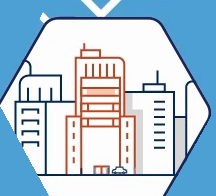
#> input picture video/.claude/rounds/work/clsnet/gen9/crop_mbHexBank.png, 216 x 196 px, given in place of src_3162.png, which was not available
$ python mbtrace.py
#> lines starting #> are read from the running program, lines starting #| are printed output that depends on the picture; after the words box and inside, x2 and y2 are one past the last pixel; in counts of white or black regions, pixels touching at a corner belong together; pictures that were not available may be replaced by others from this repository, and a replacement may not be noted
#!/usr/bin/env python3
"""Re-trace the 7 mbadge (second-map) hexes at native display scale from the
clean settled frame regular_0254 (f3162 — all hexes drawn, NO badges).

For each hex: crop the hex bbox centred on the measured centre, paint everything
outside the hexagon polygon to background-blue (kills map-line + neighbour
intrusions at the rectangular corners), then hand the masked crop to trace.py.
Result: correct second-map building content at true native size (~215x190),
badge region left intact (the DOM badge composites over it, same as the ref).
"""
import json
import os
import subprocess
import sys

import numpy as np
from PIL import Image, ImageDraw

HERE = os.path.dirname(os.path.abspath(__file__))
SRC = os.path.join(HERE, "src_3162.png")
STORE = os.path.join(HERE, "..", "art-store.json")
TRACE = os.path.join(HERE, "..", "trace.py")
BLUE = (76, 160, 211)

# measured centres (navy-border + coverage solve, gen9)
HEXES = [
    ("mbHexHeli", 386, 410),
    ("mbHexOffice", 662, 248),
    ("mbHexBank", 577, 788),
    ("mbHexBank2", 1092, 418),
    ("mbHexTowers2", 916, 725),
    ("mbHexSail", 1513, 344),
    ("mbHexCity2", 1432, 768),
]
AW, AH = 216, 196  # crop = hexagon bbox (Hexagon w=216, h=0.906w~=196)


def hexpoints(w, h, grow=0.0):
    # matches ui.tsx hexPoints; grow expands outward from centre to keep border
    cx, cy = w / 2, h / 2
    pts = [
        (0.25 * w, 1.5), (0.75 * w, 1.5), (w - 1.5, h / 2),
        (0.75 * w, h - 1.5), (0.25 * w, h - 1.5), (1.5, h / 2),
    ]
    out = []
    for x, y in pts:
        dx, dy = x - cx, y - cy
        n = max((dx * dx + dy * dy) ** 0.5, 1e-6)
        out.append((x + dx / n * grow, y + dy / n * grow))
    return out


def run(only=None):
    im = Image.open(SRC).convert("RGB")
#> im is the input picture: PIL image 216x196 RGB; mean R, G, B 178.7, 200.8, 216.8
    for name, cx, cy in HEXES:
        if only and name not in only:
            continue
        x0, y0 = cx - AW // 2, cy - AH // 2
        crop = im.crop((x0, y0, x0 + AW, y0 + AH)).copy()
#> crop: PIL image 216x196 RGB; every value is 0
        # mask outside the (slightly grown) hexagon to blue
        mask = Image.new("L", (AW, AH), 0)
#> mask: PIL image 216x196 L; every value is 0
        ImageDraw.Draw(mask).polygon(hexpoints(AW, AH, grow=6.0), fill=255)
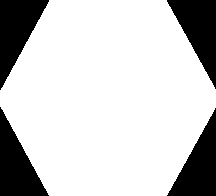
#> mask: PIL image 216x196 L; 79.1% white; 4 black regions, box (x1, y1, x2, y2) and area: (0, 0, 49, 90) 2262, (167, 0, 216, 89) 2220, (0, 107, 49, 196) 2213, (167, 108, 216, 196) 2171
        bg = Image.new("RGB", (AW, AH), BLUE)
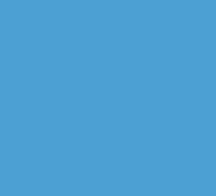
#> bg: PIL image 216x196 RGB; mean R, G, B 76, 160, 211
        crop = Image.composite(crop, bg, mask)
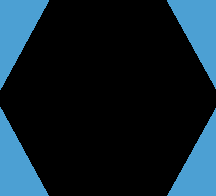
#> crop: PIL image 216x196 RGB; mean R, G, B 15.9, 33.5, 44.2
        mp = os.path.join(HERE, f"crop_{name}.png")
        crop.save(mp)
        subprocess.run(
            [sys.executable, TRACE, mp, "0", "0", str(AW), str(AH), name,
             "--out", STORE, "--colors", "#FFFFFF,#002753,#D45837,#A8A8A8"],
            check=True,
        )
#> (this line was passed over: subprocess is not available in this run)
    print("traced:", ", ".join(n for n, _, _ in HEXES if not only or n in only))


if __name__ == "__main__":
    only = sys.argv[1:] or None
#> (the run stopped early here; a loop or call above may not have finished)
